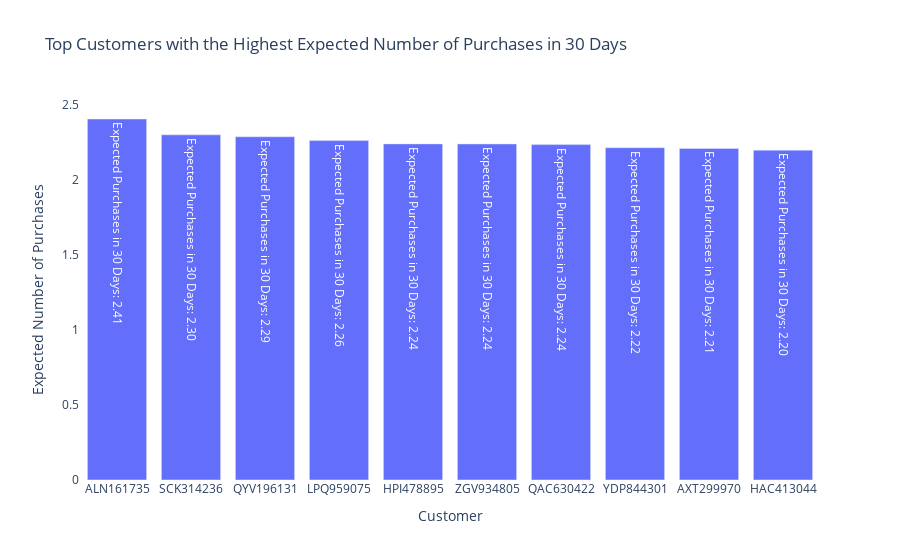

Notebook cell for this chart:
### Code cell
top_customers_30days = visuals.top_customers_30days()
top_customers_30days
plt.savefig('top_customers_30days.png')

### Figure 1 — Plotly figure (JSON) as saved in the notebook; plotly's stock layout.template omitted (floating-point values rounded to 4 significant figures)
{"data": [{"text": ["Expected Purchases in 30 Days: 2.41", "Expected Purchases in 30 Days: 2.30", "Expected Purchases in 30 Days: 2.29", "Expected Purchases in 30 Days: 2.26", "Expected Purchases in 30 Days: 2.24", "Expected Purchases in 30 Days: 2.24", "Expected Purchases in 30 Days: 2.24", "Expected Purchases in 30 Days: 2.22", "Expected Purchases in 30 Days: 2.21", "Expected Purchases in 30 Days: 2.20"], "textposition": "auto", "type": "bar", "x": ["ALN161735", "SCK314236", "QYV196131", "LPQ959075", "HPI478895", "ZGV934805", "QAC630422", "YDP844301", "AXT299970", "HAC413044"], "y": [2.408, 2.302, 2.289, 2.264, 2.242, 2.241, 2.237, 2.216, 2.211, 2.2]}], "layout": {"paper_bgcolor": "rgba(0,0,0,0)", "plot_bgcolor": "rgba(0,0,0,0)", "title": {"text": "Top Customers with the Highest Expected Number of Purchases in 30 Days"}, "xaxis": {"title": {"text": "Customer"}}, "yaxis": {"title": {"text": "Expected Number of Purchases"}}}}
